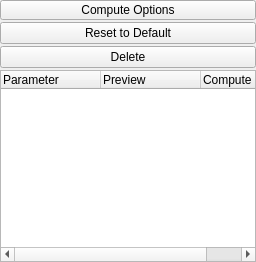
        <widget class="QWidget" name="lp_observeoptionsWidget" native="true">
         <property name="minimumSize">
          <size>
           <width>0</width>
           <height>100</height>
          </size>
         </property>
         <layout class="QVBoxLayout" name="verticalLayout_10">
          <property name="spacing">
           <number>2</number>
          </property>
          <property name="margin">
           <number>0</number>
          </property>
          <item>
           <widget class="QPushButton" name="lp_optionsPushButton2">
            <property name="maximumSize">
             <size>
              <width>16777215</width>
              <height>20</height>
             </size>
            </property>
            <property name="text">
             <string>Compute Options</string>
            </property>
            <property name="icon">
             <iconset resource="ui_resources.qrc">
              <normaloff>:/images/icons/menu-2.png</normaloff>:/images/icons/menu-2.png</iconset>
            </property>
            <property name="checkable">
             <bool>true</bool>
            </property>
           </widget>
          </item>
          <item>
           <widget class="QPushButton" name="lp_observeoptionsReset">
            <property name="enabled">
             <bool>true</bool>
            </property>
            <property name="maximumSize">
             <size>
              <width>16777215</width>
              <height>24</height>
             </size>
            </property>
            <property name="text">
             <string>Reset to Default</string>
            </property>
            <property name="icon">
             <iconset resource="ui_resources.qrc">
              <normaloff>:/images/icons/return.png</normaloff>:/images/icons/return.png</iconset>
            </property>
           </widget>
          </item>
          <item>
           <widget class="QPushButton" name="lp_observeoptionsDelete">
            <property name="enabled">
             <bool>true</bool>
            </property>
            <property name="maximumSize">
             <size>
              <width>16777215</width>
              <height>24</height>
             </size>
            </property>
            <property name="text">
             <string>Delete</string>
            </property>
            <property name="icon">
             <iconset resource="ui_resources.qrc">
              <normaloff>:/images/icons/bin-3.png</normaloff>:/images/icons/bin-3.png</iconset>
            </property>
           </widget>
          </item>
          <item>
           <widget class="ParameterTreeWidget" name="lp_observeoptionsTreeView">
            <property name="indentation">
             <number>2</number>
            </property>
            <column>
             <property name="text">
              <string>Parameter</string>
             </property>
            </column>
            <column>
             <property name="text">
              <string>Preview</string>
             </property>
            </column>
            <column>
             <property name="text">
              <string>Compute</string>
             </property>
            </column>
           </widget>
          </item>
         </layout>
        </widget>
